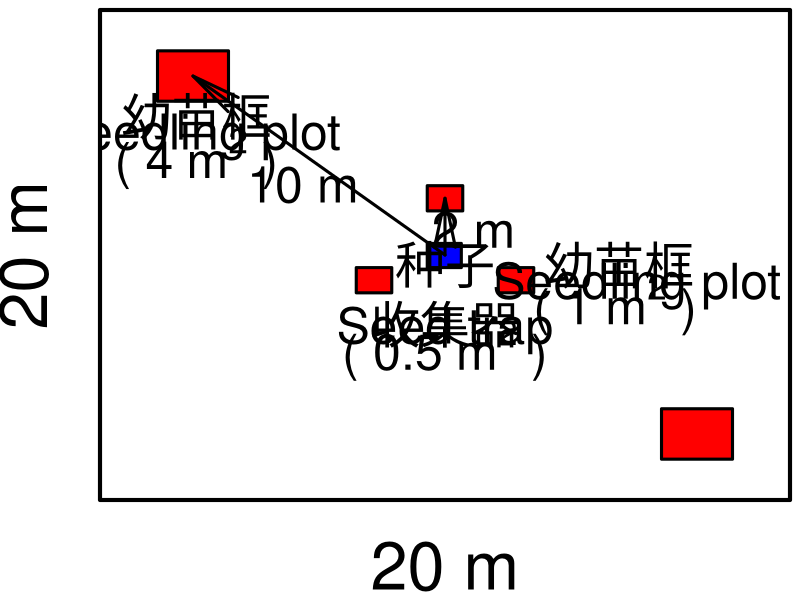

Generate this figure with R:
setwd("F:\\DataW\\PublBoard\\figure4")


jpeg("种子幼苗说明2017.jpg",width = 30, height = 30,
     units = "cm", pointsize = 8, res = 600 )
par(mar=c(5,5,0.5,0.5) )
plot(1:19, type="n", xlab='', ylab='', axes=F)
box(lwd=4)
# grid()
rect(10-0.5, 10-0.5, 10.81-0.35, 10.81-0.35, col="blue", border="black", lwd =3) 
rect(10-0.5, 10+2-0.25, 10+1-0.5, 10+2+1-0.25, col="red", border="black", lwd =3) 
rect(10+2-0.5, 10-1-0.5, 10+2+1-0.5, 10-1+1-0.5, col="red", border="black", lwd =3) 
rect(10-2-0.5, 10-1-0.5, 10-2+1-0.5, 10-1+1-0.5, col="red", border="black", lwd =3) 
rect(2.9-1, 17.1-1, 2.9+1, 17.1+1, col="red", border="black", lwd =3) 
rect(17.1-1, 2.9-1, 17.1+1, 2.9+1, col="red", border="black", lwd =3) 
arrows(10, 10, 2.9, 17.1, angle= 10, code=2, length = 0.5, lwd =3) 
text(6,13-0.2,"10 m", cex=3)
text(3,15.7-0.2,'幼苗框', cex=3)
text(3,14.9-0.2,'Seedling plot', cex=3)  
text(3,14-0.2,expression(paste("( ",4*~m^2," )")), cex=3)
text(13.9+1,9.5+0.1,'幼苗框', cex=3)  
text(14.4+1,8.78,'Seedling plot', cex=3)  
text(13.8+1,8,expression(paste("( ",1*~m^2," )")), cex=3)
text(10,8.8-0.4,'种子\n收集器', cex=3)  
text(10,7.7-0.7,'Seed trap', cex=3)  
text(10,7-0.8,expression(paste("( ",0.5*~m^2," )")), cex=3)
arrows(10, 10, 10, 12.25, angle= 12, code=2, length = 0.5,lwd=3) 
text(10.8,11,"2 m", cex=3)
 mtext('20 m', side = 1,cex=4, padj=1.5)
 mtext('20 m', side = 2,cex=4, padj=-1)

dev.off()

